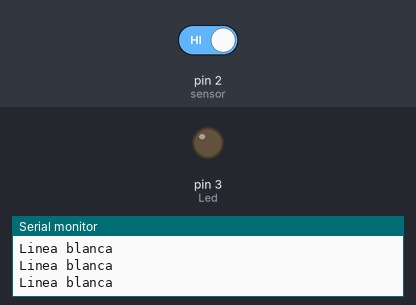
Bench run of a sketch on a simulated Arduino Uno, built with avr-gcc and run on an emulated ATmega328P. Shown: output pins drawn as LEDs (lit = HIGH), the last lines printed to the serial monitor. The inputs (shaded band) are chosen by the test bench; at power-on: pin 2 (sensor) HIGH.

Above: at 1.2 s.
1.3 s: pin 2 (sensor) driven LOW
At 2.6 s:
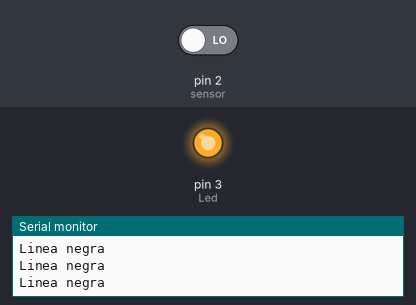
2.9 s: pin 2 (sensor) driven HIGH
At 4.0 s:
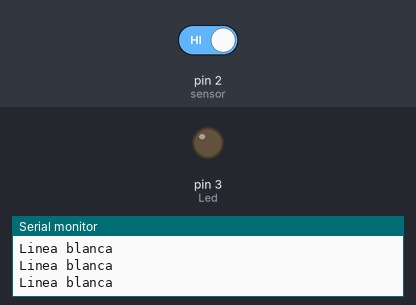
Timing chart, 0 to 5.9 s (numbered marks = the images above; inputs shaded):
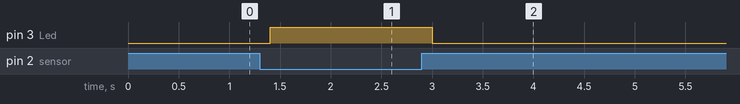

The sketch:

CNY70.ino
```cpp
/*
Talos Electronics
8-Noviembre-2015
Rafael lozano Rolón
*/
//Declaracion de variables
int sensor = 2;
int Valor_cny70 = 0;
int Led=3;

void setup()
{
  Serial.begin(9600);//Inicializar la comunicación serial
  pinMode(sensor, INPUT);//Definir el sensor(pin2) como entrada
  pinMode(Led, OUTPUT);//Definir el led(pin3) como salida
  digitalWrite(Led, LOW);//Iniciar con el led apagado
}

void loop()
{
  Valor_cny70=digitalRead(sensor);//Leer y almacenar el valor del sensor
  delay(100);//Esperar 100 ms
  if(Valor_cny70==0)//si el valor es cero
  {
    Serial.print("Linea negra\n");//Imprimir en el monitor serial "linea negra"
    digitalWrite(Led, HIGH);//Encender el Led
  }
  else//Si el valor del sensro es 1
  {
    Serial.print("Linea blanca\n");//Imprimir en el monitor serial "linea blanca"
    digitalWrite(Led, LOW);//Apagar el led
  }
}
```

Measured:
- after the input at 1.3 s, pin 3 (Led): LOW → HIGH after 0.10 s
- after the input at 2.9 s, pin 3 (Led): HIGH → LOW after 0.10 s
